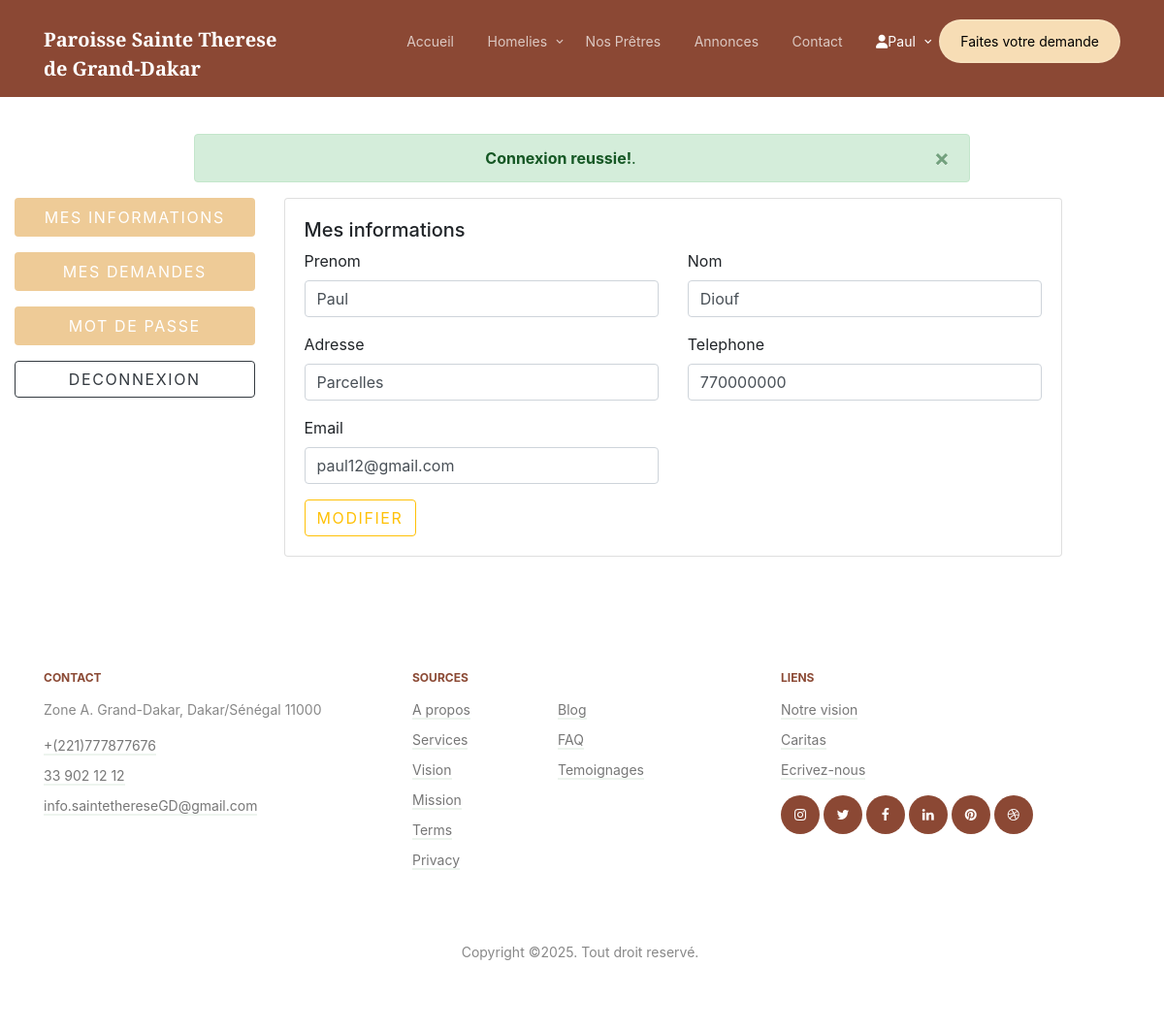
The app's page /?page=profil (signed in) with its own data.
### tables this page shows
CREATE TABLE `users` (
  `id` int(11) NOT NULL,
  `prenom` varchar(50) NOT NULL,
  `nom` varchar(20) NOT NULL,
  `adresse` varchar(255) NOT NULL,
  `tel` varchar(20) NOT NULL,
  `email` varchar(255) NOT NULL,
  `password` varchar(255) NOT NULL,
  `role` varchar(50) NOT NULL
);

### controllers/profilController.php (called while the page is built, shortened)
<?php
if (isset($_SESSION["user"]))
{
    $user = avoirInfoUtilisateur($_SESSION["user"]->id);
}
else
{
    header("Location: ?page=home");
    exit();
}
require_once("views/includes/header.php");
require_once("views/profil.php");
require_once("views/includes/footer.php");
?>

### models/database.php (called while the page is built, shortened)
<?php
try {
    $db = new PDO("mysql:host=db;dbname=demandegrace;charset=utf8", "root", "password");
    $db->setAttribute(PDO::ATTR_ERRMODE, PDO::ERRMODE_EXCEPTION);
} catch (PDOException $e) {
    die("Erreur : " . $e->getMessage() . " à la ligne:" . __LINE__);
}
function avoirInfoUtilisateur($id)
{
    global $db;
    try
    {
        $q = $db->prepare("SELECT * FROM users WHERE id=:id");
        $q->execute(["id"=> $id]);
        return $q->fetch(PDO::FETCH_OBJ);
    }
    catch(PDOException $e)
    {
        setMessage($e->getMessage(),"danger");    }
}

### views/includes/mesFonctions.php (called while the page is built, shortened)
<?php
function  estAdmin()
{
    return false;
}

### views/profil.php (the view, shortened to what this page needs)
<section class="accomodation_area section_gap mb-5 pt-5" style="margin-top: 90px;">
    <?php require_once("includes/getMessage.php"); ?>
    <div class="container row accordion " id="profilAccordion">
            <p class="d-flex flex-column col-md-3">
                <a class="btn btn-primary" data-toggle="collapse" href="#info" role="button" aria-expanded="false" aria-controls="info">
                    Mes informations
                </a>
                <a class="btn btn-primary mt-3" data-toggle="collapse" href="#demande" role="button" aria-expanded="false" aria-controls="demande">
                    Mes demandes
                </a>
                <a class="btn btn-primary mt-3" data-toggle="collapse" href="#password" role="button" aria-expanded="false" aria-controls="password">
                    Mot de passe
                </a>
                <a class="btn btn-outline-dark mt-3" href="?page=deconnexion">
                    Deconnexion
                </a>
            </p>
            <div class="col-md-9">
                <div class="collapse show" id="info" data-parent="#profilAccordion">
                    <div class="card card-body">
                        <h5>Mes informations</h5>
                        <form action="" method="post">
                            <div class="row">
                                <div class="form-group col-md-6">
                                    <label for="">Prenom</label>
                                    <input type="text" value="<?= $user->prenom?>" name="prenom" required class="form-control">
                                </div>
                                <div class="form-group col-md-6">
                                    <label for="">Nom</label>
                                    <input type="text" value="<?= $user->nom?>" name="nom" required class="form-control">
                                </div>
                                <div class="form-group col-md-6">
                                    <label for="">Adresse</label>
                                    <input type="text" value="<?= $user->adresse?>" name="adresse" required class="form-control">
                                </div>
                                <div class="form-group col-md-6">
                                    <label for="">Telephone</label>
                                    <input type="text" value="<?= $user->tel?>" name="tel" required class="form-control">
                                </div>
                                <div class="form-group col-md-6">
                                    <label for="">Email</label>
                                    <input type="text" value="<?= $user->email?>" name="email" required class="form-control">
                                </div>
                            </div>
                            <button name="modifier" type="submit" class=" btn btn-outline-warning">Modifier</button>
                        </form>
                    </div>
                </div>
                </div>
    </div>
</section>

### views/includes/header.php (shortened to what this page needs)
<!doctype html>
<html lang="fr">
<head>
	<link rel="stylesheet" href="https://cdnjs.cloudflare.com/ajax/libs/font-awesome/6.7.0/css/all.min.css">
	<link rel="stylesheet" href="assets/fonts/icomoon/style.css">
	<link rel="stylesheet" href="assets/fonts/flaticon/font/flaticon.css">
	<link rel="stylesheet" href="assets/css/tiny-slider.css">
	<link rel="stylesheet" href="assets/css/glightbox.min.css">
	<link rel="stylesheet" href="assets/css/aos.css">
	<link rel="stylesheet" href="assets/css/style.css">
	<link rel="stylesheet" href="https://unpkg.com/bootstrap@5.3.3/dist/css/bootstrap.min.css">
    <link rel="stylesheet" href="https://unpkg.com/bs-brain@2.0.4/components/logins/login-5/assets/css/login-5.css">
	<link href="https://cdnjs.cloudflare.com/ajax/libs/simple-line-icons/2.4.1/css/simple-line-icons.min.css" rel="stylesheet">
    <link rel="stylesheet" href="https://maxcdn.bootstrapcdn.com/bootstrap/4.0.0/css/bootstrap.min.css">
    <link rel="stylesheet" href="assets/css/registerStyle.css">
    <link href="https://maxcdn.bootstrapcdn.com/bootstrap/4.5.2/css/bootstrap.min.css" rel="stylesheet">
	<link rel="stylesheet" href="assets/css/listesMesseStyle.css">
</head>
<body >
	<nav class="site-nav" style="background-color: #7d321be3;">
		<div class="container">
			<div class="site-navigation">
				<a href="?page=home" class="logo m-0 float-left" style="text-decoration: none;">Paroisse Sainte Therese<br><span>de Grand-Dakar</span></a>
				<ul class="js-clone-nav d-none d-lg-inline-block text-start site-menu float-end">
					<?php if(estAdmin()): ?>
						<?php if(isset($_SESSION["user"])): ?>
						<li class="has-children <?= isset($_GET['page']) && $_GET['page'] == 'profilAdmin'? 'active': ''?>">
							<a href="#"> <i class="fa fa-user"></i> <?= $_SESSION["user"]->prenom ?></a>
								<ul class="dropdown">
									<li><a href="?page=profilAdmin" style="text-decoration: none;">Profil</a></li>
									<li><a href="?page=deconnexion" style="text-decoration: none;">Deconnexion</a></li>
								</ul>
						</li>
						<?php endif;?>
						<li class=" <?= isset($_GET['page']) && $_GET['page'] == 'listesMessesAdmin'? 'active': ''?> "><a href="?page=listesMessesAdmin">Listes Messes</a></li>
						<li class="cta-button"><a href="?page=demandesGlobal">Les Demandes</a></li>
						<li class="cta-button"><a href="?page=listesMessesAdmin">Je fais ta demande</a></li>
					<?php else: ?>
					<li class=" <?= !isset($_GET['page'])|| (isset($_GET['page']) && $_GET['page'] =='home')? 'active':'' ?>"><a href="index.php">Accueil</a></li>
					<li class="has-children <?= isset($_GET['page']) && $_GET['page'] == 'homelies'? 'active': ''?>">
						<a href="?page=homelies">Homelies</a>
					</li>
					<li class=" <?= isset($_GET['page']) && $_GET['page'] == 'pretre'? 'active': ''?> " ><a href="?page=pretre">Nos Prêtres</a></li>
					<li class=" <?= isset($_GET['page']) && $_GET['page'] == 'annonces'? 'active': ''?> "><a href="?page=annonces">Annonces</a></li>
					<li class=" <?= isset($_GET['page']) && $_GET['page'] == 'contact'? 'active': ''?> "><a href="?page=contact">Contact</a></li>
				<?php if(isset($_SESSION["user"])): ?>
					<li class="has-children <?= isset($_GET['page']) && $_GET['page'] == 'profil'? 'active': ''?>">
						<a href="#"> <i class="fa fa-user"></i><?= $_SESSION["user"]->prenom ?></a>
					</li>
					<li class="cta-button"><a href="?page=listesMesses">Faites votre demande</a></li>
					<?php endif;?>
					<?php endif;?>
				</ul>
			</div>
		</div>
	</nav>

### assets/css/registerStyle.css (style rules this page uses)
body { background-color: #f8d3a3; }

### records on screen
users: prenom "Paul", nom "Diouf", adresse "Parcelles", tel "770000000", email "paul12@gmail.com"

### other values on screen
$_SESSION["message"]["content"] "Connexion reussie"
